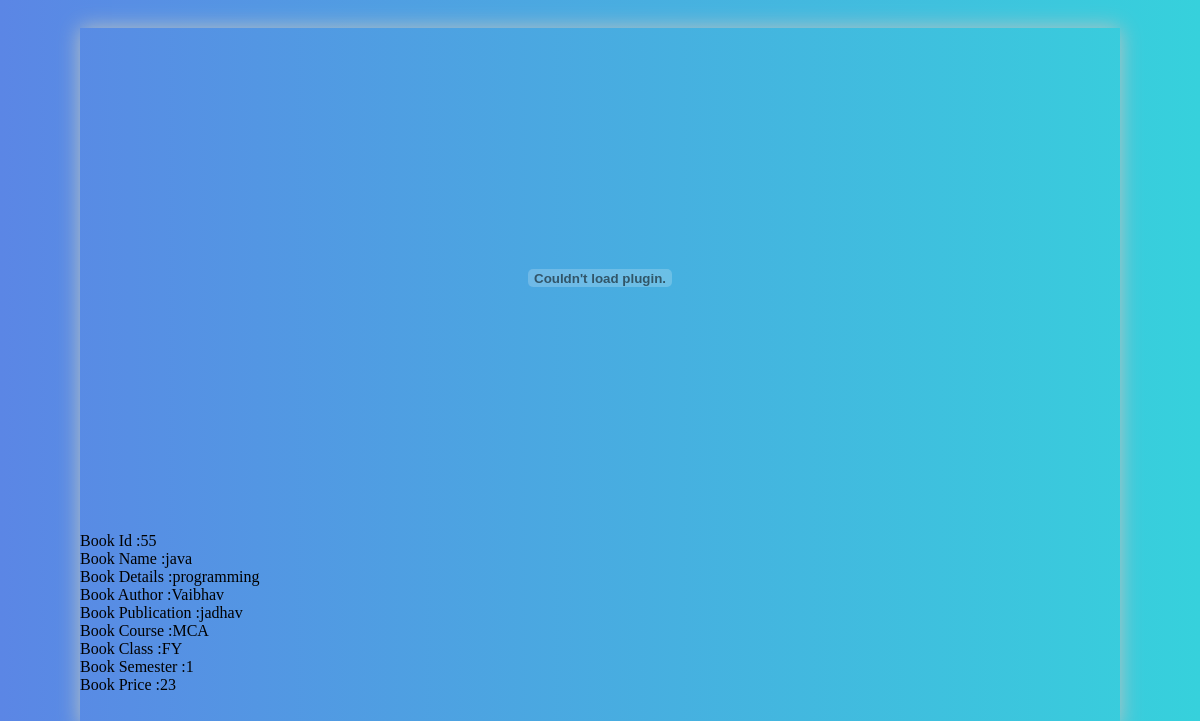
The page /mcacourse.php on the database its author committed.
### tables this page shows
CREATE TABLE `mybooks` (
  `id` int(11) NOT NULL,
  `bname` varchar(30) NOT NULL,
  `bDetails` varchar(30) NOT NULL,
  `bAuthor` varchar(30) NOT NULL,
  `bPublication` varchar(30) NOT NULL,
  `Course` varchar(30) NOT NULL,
  `sClass` varchar(30) NOT NULL,
  `Semester` varchar(30) NOT NULL,
  `BookPrice` varchar(30) NOT NULL,
  `book` varchar(30) NOT NULL,
  `booknumber` varchar(30) NOT NULL
);

### mcacourse.php (the view, shortened to what this page needs)
<!DOCTYPE html>
<html>
<head>
</head>
<body>
<div class="grand_parent">
	<div class="parent">
		<?php
		$co="MCA";
       include("connection.php");
       $s="select * from mybooks where Course='$co'";
       $q=mysqli_query($con,$s);
       while($f=mysqli_fetch_array($q)){
		?>
		<div class="child">
			<center>
			<?php echo "<embed src='".$f['book']."' id='book'>" ?>
			</center>
			<label><label>Book Id :<?php  echo $f['booknumber'];?></label><br>
			<label>Book Name :<?php  echo $f['bname'];?></label><br>
			<label>Book Details :<?php  echo $f['bDetails'];?></label><br>
			<label>Book Author :<?php  echo $f['bAuthor'];?></label><br>
            <label>Book Publication :<?php  echo $f['bPublication'];?></label><br>
            <label>Book Course :<?php  echo $f['Course'];?></label><br>
            <label>Book Class :<?php  echo $f['sClass'];?></label><br>
            <label>Book Semester :<?php  echo $f['Semester'];?></label><br>
            <label>Book Price :<?php  echo $f['BookPrice'];?></label>
		</div>
		<?php
	}
	?>
	</div>
</div>
</body>
</html>

### mcacourse.php (style rules this page uses)
body { background: linear-gradient(to left,#36d1dc,#5b86e5); }
.grand_parent { width: 100%; height: 100vh; color: white; }
.parent { width: 90vw; height: auto; margin: auto; justify-content: space-around; display: flex; transition: all 0.2 linear; flex-wrap: wrap; }
.child { overflow: hidden; overflow: scroll; height: 700px; box-shadow: 0 0 20px #bac3c3; flex: 1 1 500px; margin: 20px; }
#book { width: 600px; height: 500px; }
label { color: black; }

### rows shown on the page
mybooks: booknumber "55", bname "java", bDetails "programming", bAuthor "Vaibhav", bPublication "jadhav", Course "MCA", sClass "FY", Semester "1", BookPrice "23"
